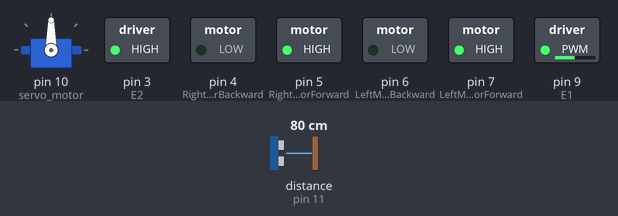
Recording of a sketch running on a simulated Arduino Uno, built with avr-gcc and run on an emulated ATmega328P. On the bench: servo, switched loads named in the sketch (green lamp = pin HIGH). Wiring (inferred from the names in the program): ultrasonic range finder: trigger pin 8; echo pin 11. The test bench sets the inputs (shaded band); at power-on: distance to the obstacle (sensor on pin 11) 80 cm. The echo pulse lasts 58.3 µs per cm; pins used as bus, display or sensor lines are not drawn; what the sketch prints to the serial monitor is not drawn.

Above: at 1.2 s.
1.3 s: distance to the obstacle (sensor on pin 11) set to 24 cm
2.8 s: distance to the obstacle (sensor on pin 11) set to 20 cm
At 4.4 s:
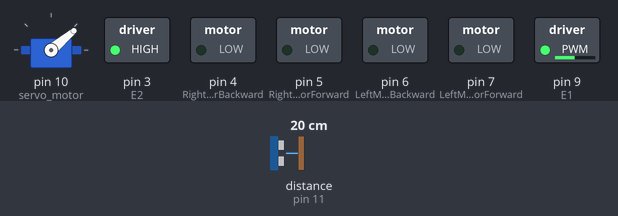
8.8 s: distance to the obstacle (sensor on pin 11) set to 2 cm
At 10.03 s:
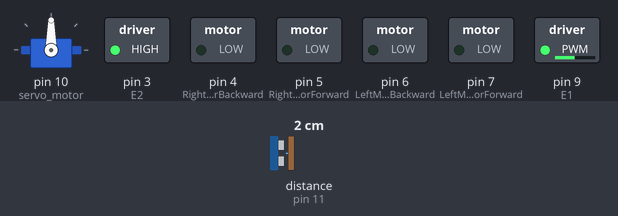
11.8 s: distance to the obstacle (sensor on pin 11) set to 35 cm
At 13.22 s:
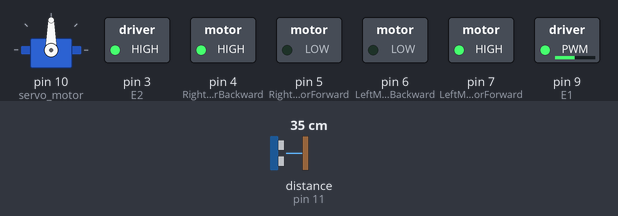
14.8 s: distance to the obstacle (sensor on pin 11) set to 4 cm
At 17.3 s:
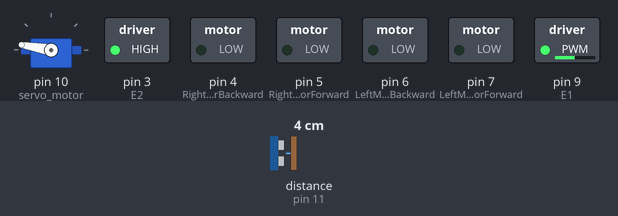
Timing chart, 0 to 18.8 s (numbered marks = the images above; inputs shaded):
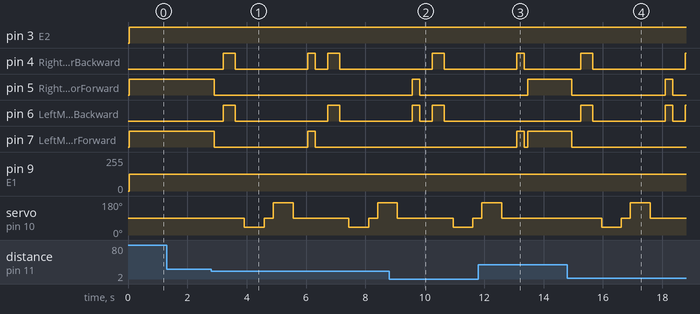

The sketch:

Obstacle_avoider.ino
```cpp
#include <Servo.h>
const int E1 = 9;
const int LeftMotorForward = 7;
const int LeftMotorBackward = 6;
const int RightMotorForward = 5;
const int RightMotorBackward = 4;
const int E2 = 3;
int trig_pin = 8;
int echo = 11;

#define maximum_distance 200
boolean goesForward = false;
int distance = 100;

Servo servo_motor;

void setup() {

  pinMode(trig_pin, OUTPUT);
  pinMode(echo, INPUT);
  pinMode(RightMotorForward, OUTPUT);
  pinMode(LeftMotorForward, OUTPUT);
  pinMode(LeftMotorBackward, OUTPUT);
  pinMode(RightMotorBackward, OUTPUT);
  Serial.begin(9600);
  pinMode(E1, OUTPUT);
  pinMode(E2, OUTPUT);
  Serial.println("HELLO");
  servo_motor.attach(10);

  servo_motor.write(90);
}

void loop() {
  int distanceRight = 0;
  int distanceLeft = 0;
  delay(50);

  if (distance <= 20) {
    moveStop();
    delay(300);
    moveBackward();
    delay(400);
    moveStop();
    delay(300);
    distanceRight = lookRight();
    delay(300);
    distanceLeft = lookLeft();
    delay(500);
    if (distance >= distanceLeft) {
      turnRight();
      moveStop();
    }
    else {
      turnLeft();
      moveStop();
    }
  }
  else {
    moveForward();
  }
  distance = readPing();
}
int lookRight() {
  servo_motor.write(40);
  Serial.print("look right 40");
  delay(500);
  int distance = readPing();
  delay(100);
  servo_motor.write(90);
  Serial.print("look right 90");
  return distance;
}

int lookLeft() {
  servo_motor.write(170);
  Serial.print("look left 170");
  delay(500);
  int distance = readPing();
  delay(100);
  servo_motor.write(90);
  Serial.print("look right 90");
  return distance;
  delay(100);
}
int readPing() {
  delay(70);
  long y, cm;
  digitalWrite(trig_pin, HIGH);
  delayMicroseconds(1000);
  digitalWrite(trig_pin, LOW);
  y = pulseIn(echo, HIGH);
  cm = (y / 2) / 29.1;
  Serial.println(cm);
  if (cm == 0) {
    cm = 250;
  }
  return cm;
}

void moveStop() {

  analogWrite(E1, 125); // Run in half speed
  analogWrite(E2, 255); // Run in full speed
  digitalWrite(RightMotorForward, LOW);
  digitalWrite(LeftMotorForward, LOW);
  digitalWrite(RightMotorBackward, LOW);
  digitalWrite(LeftMotorBackward, LOW);
}

void moveForward() {

  if (!goesForward) {

    goesForward = true;
    analogWrite(E1, 125); // Run in half speed
    analogWrite(E2, 255); // Run in full speed
    digitalWrite(LeftMotorForward, HIGH);
    digitalWrite(RightMotorForward, HIGH);
    digitalWrite(LeftMotorBackward, LOW);
    digitalWrite(RightMotorBackward, LOW);
  }
}

void moveBackward() {

  goesForward = false;
  analogWrite(E1, 125); // Run in half speed
  analogWrite(E2, 255); // Run in full speed
  digitalWrite(LeftMotorBackward, HIGH);
  digitalWrite(RightMotorBackward, HIGH);

  digitalWrite(LeftMotorForward, LOW);
  digitalWrite(RightMotorForward, LOW);
}

void turnRight() {

  analogWrite(E1, 125); // Run in half speed
  analogWrite(E2, 255); // Run in full speed
  digitalWrite(LeftMotorForward, LOW);
  digitalWrite(RightMotorBackward, LOW);

  digitalWrite(LeftMotorBackward, HIGH);
  digitalWrite(RightMotorForward, HIGH);

  delay(250);

  digitalWrite(LeftMotorForward, LOW);
  digitalWrite(RightMotorForward, LOW);

  digitalWrite(LeftMotorBackward, HIGH);
  digitalWrite(RightMotorBackward, HIGH);
}
void turnLeft() {

  analogWrite(E1, 125); // Run in half speed
  analogWrite(E2, 255); // Run in full speed
  digitalWrite(LeftMotorBackward, LOW);
  digitalWrite(RightMotorForward, LOW);

  digitalWrite(LeftMotorForward, HIGH);
  digitalWrite(RightMotorBackward, HIGH);

  delay(250);

  digitalWrite(LeftMotorForward, LOW);
  digitalWrite(RightMotorForward, LOW);

  digitalWrite(LeftMotorBackward, HIGH);
  digitalWrite(RightMotorBackward, HIGH);
}

void turnLeftDirection() {
  digitalWrite(LeftMotorBackward, LOW);
  digitalWrite(RightMotorForward, LOW);

  digitalWrite(LeftMotorForward, HIGH);
  digitalWrite(RightMotorBackward, HIGH);
  delay(300);
  digitalWrite(LeftMotorForward, LOW);
  digitalWrite(RightMotorForward, LOW);

  digitalWrite(LeftMotorBackward, LOW);
  digitalWrite(RightMotorBackward, LOW);
}

void turnRightDirection() {
  digitalWrite(LeftMotorBackward, HIGH);
  digitalWrite(RightMotorForward, HIGH);

  digitalWrite(LeftMotorForward, LOW);
  digitalWrite(RightMotorBackward, LOW);
  delay(300);
  digitalWrite(LeftMotorForward, LOW);
  digitalWrite(RightMotorForward, LOW);

  digitalWrite(LeftMotorBackward, LOW);
  digitalWrite(RightMotorBackward, LOW);
}

void turnRightDirectionForCircle() {
  digitalWrite(LeftMotorBackward, HIGH);
  digitalWrite(RightMotorForward, HIGH);

  digitalWrite(LeftMotorForward, LOW);
  digitalWrite(RightMotorBackward, LOW);
  delay(30);
  digitalWrite(LeftMotorForward, LOW);
  digitalWrite(RightMotorForward, LOW);

  digitalWrite(LeftMotorBackward, LOW);
  digitalWrite(RightMotorBackward, LOW);
}
```

Measured:
- the behaviour switches between 22 and 21 cm on distance to the obstacle (sensor on pin 11) (found by bisection; images 0 and 1)
- after the input at 1.3 s, every drawn part: stays the same
- after the input at 2.8 s, pin 4 (RightMotorBackward): goes HIGH 0.40 s, LOW 2.4 s, HIGH 0.25 s, LOW 0.42 s, HIGH 0.40 s, then LOW, starting after 0.41 s; pin 5 (RightMotorForward): HIGH → LOW after 0.11 s
- after the input at 8.8 s, pin 5 (RightMotorForward): LOW → HIGH after 0.78 s, → LOW 0.25 s later; pin 7 (LeftMotorForward): stays LOW (without the input it goes to HIGH after 0.78 s)
- after the input at 11.8 s, pin 6 (LeftMotorBackward): stays LOW (without the input it goes to HIGH after 1.3 s); pin 7 (LeftMotorForward): LOW → HIGH after 1.3 s, → LOW 0.25 s later, → HIGH 0.12 s later
- after the input at 14.8 s, pin 4 (RightMotorBackward): LOW → HIGH after 0.45 s, → LOW 0.40 s later, → HIGH 3.1 s later; pin 5 (RightMotorForward): HIGH → LOW after 0.15 s, → HIGH 3.1 s later, → LOW 0.25 s later
